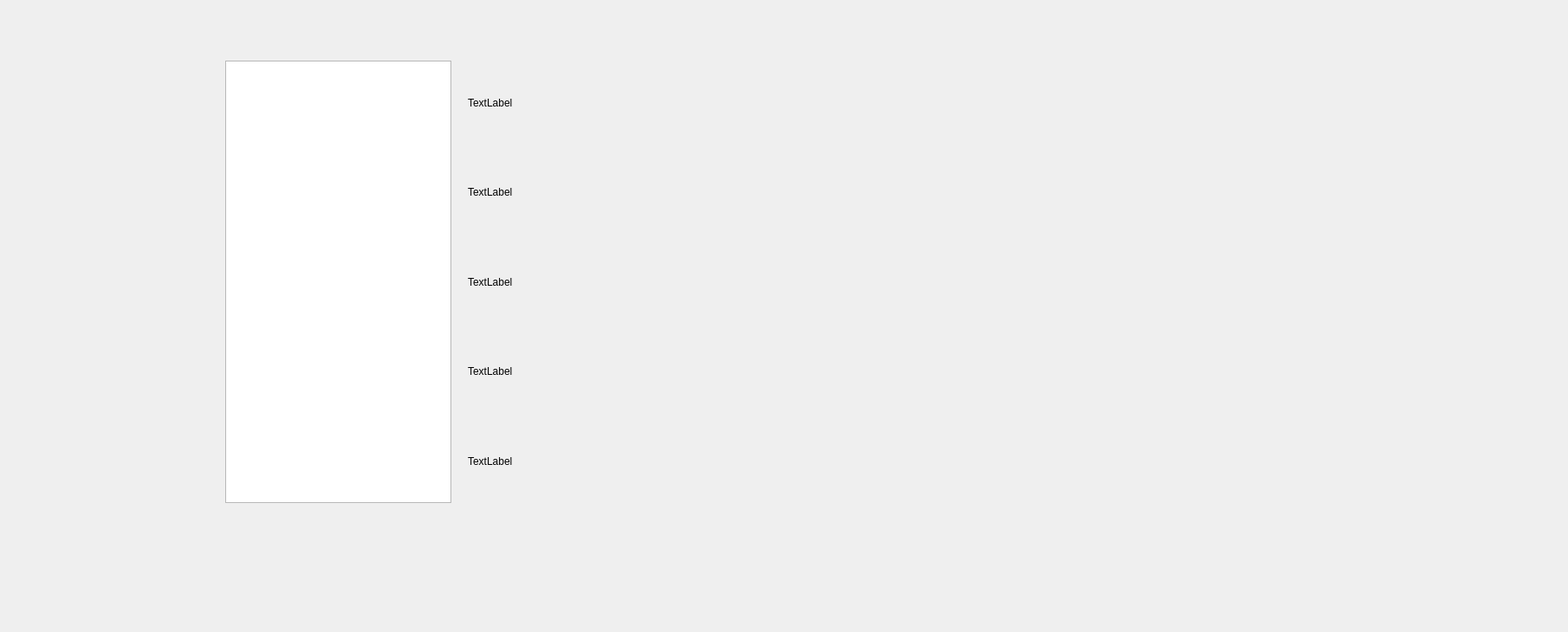
    <widget class="QWidget" name="page_6">
     <widget class="QWidget" name="widget" native="true">
      <property name="geometry">
       <rect>
        <x>260</x>
        <y>70</y>
        <width>1311</width>
        <height>651</height>
       </rect>
      </property>
      <widget class="QWidget" name="verticalLayoutWidget">
       <property name="geometry">
        <rect>
         <x>280</x>
         <y>0</y>
         <width>1021</width>
         <height>511</height>
        </rect>
       </property>
       <layout class="QVBoxLayout" name="verticalLayout_3">
        <item>
         <widget class="QLabel" name="label_9">
          <property name="text">
           <string>TextLabel</string>
          </property>
         </widget>
        </item>
        <item>
         <widget class="QLabel" name="label_6">
          <property name="text">
           <string>TextLabel</string>
          </property>
         </widget>
        </item>
        <item>
         <widget class="QLabel" name="label_8">
          <property name="text">
           <string>TextLabel</string>
          </property>
         </widget>
        </item>
        <item>
         <widget class="QLabel" name="label_7">
          <property name="text">
           <string>TextLabel</string>
          </property>
         </widget>
        </item>
        <item>
         <widget class="QLabel" name="label_3">
          <property name="text">
           <string>TextLabel</string>
          </property>
         </widget>
        </item>
       </layout>
      </widget>
      <widget class="QListWidget" name="listWidget_2">
       <property name="geometry">
        <rect>
         <x>0</x>
         <y>0</y>
         <width>261</width>
         <height>511</height>
        </rect>
       </property>
      </widget>
      <widget class="QLabel" name="homey">
       <property name="geometry">
        <rect>
         <x>40</x>
         <y>30</y>
         <width>41</width>
         <height>41</height>
        </rect>
       </property>
       <property name="text">
        <string/>
       </property>
       <property name="pixmap">
        <pixmap resource="../build-soft-Desktop_Qt_6_6_1_MinGW_64_bit-Debug/debug/qmake_qmake_immediate.qrc">:/ressources/homeicon.png</pixmap>
       </property>
      </widget>
     </widget>
     <widget class="QWidget" name="widget_2" native="true">
      <property name="geometry">
       <rect>
        <x>1560</x>
        <y>60</y>
        <width>241</width>
        <height>531</height>
       </rect>
      </property>
      <property name="styleSheet">
       <string notr="true">border-color: rgb(0, 0, 0);</string>
      </property>
      <layout class="QVBoxLayout" name="verticalLayout">
       <item>
        <layout class="QGridLayout" name="gridLayout_6"/>
       </item>
      </layout>
     </widget>
    </widget>
